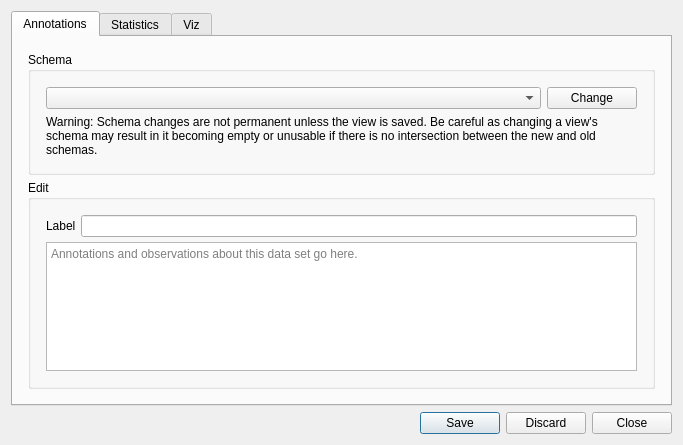
<?xml version="1.0" encoding="UTF-8"?>
<ui version="4.0">
 <class>dataviewer</class>
 <widget class="QDialog" name="dataviewer">
  <property name="geometry">
   <rect>
    <x>0</x>
    <y>0</y>
    <width>683</width>
    <height>445</height>
   </rect>
  </property>
  <property name="windowTitle">
   <string>Dialog</string>
  </property>
  <layout class="QGridLayout" name="gridLayout">
   <item row="1" column="0">
    <widget class="QDialogButtonBox" name="bbox">
     <property name="orientation">
      <enum>Qt::Horizontal</enum>
     </property>
     <property name="standardButtons">
      <set>QDialogButtonBox::Close|QDialogButtonBox::Discard|QDialogButtonBox::Save</set>
     </property>
    </widget>
   </item>
   <item row="0" column="0">
    <widget class="QTabWidget" name="tabs">
     <property name="tabShape">
      <enum>QTabWidget::Rounded</enum>
     </property>
     <property name="currentIndex">
      <number>0</number>
     </property>
     <property name="elideMode">
      <enum>Qt::ElideNone</enum>
     </property>
     <property name="documentMode">
      <bool>false</bool>
     </property>
     <widget class="QWidget" name="tab_info">
      <attribute name="title">
       <string>Annotations</string>
      </attribute>
      <layout class="QGridLayout" name="gridLayout_2">
       <property name="leftMargin">
        <number>15</number>
       </property>
       <property name="topMargin">
        <number>15</number>
       </property>
       <property name="rightMargin">
        <number>15</number>
       </property>
       <property name="bottomMargin">
        <number>15</number>
       </property>
       <property name="spacing">
        <number>5</number>
       </property>
       <item row="2" column="0" colspan="3">
        <widget class="QGroupBox" name="groupBox">
         <property name="title">
          <string>Edit</string>
         </property>
         <layout class="QGridLayout" name="gridLayout_4">
          <property name="leftMargin">
           <number>15</number>
          </property>
          <property name="topMargin">
           <number>15</number>
          </property>
          <property name="rightMargin">
           <number>15</number>
          </property>
          <property name="bottomMargin">
           <number>15</number>
          </property>
          <property name="spacing">
           <number>5</number>
          </property>
          <item row="0" column="1">
           <widget class="QLineEdit" name="edit_label"/>
          </item>
          <item row="0" column="0">
           <widget class="QLabel" name="label">
            <property name="text">
             <string>Label</string>
            </property>
           </widget>
          </item>
          <item row="2" column="0" colspan="2">
           <widget class="QTextEdit" name="edit_comments">
            <property name="documentTitle">
             <string/>
            </property>
            <property name="placeholderText">
             <string>Annotations and observations about this data set go here.</string>
            </property>
           </widget>
          </item>
         </layout>
        </widget>
       </item>
       <item row="0" column="0" rowspan="2" colspan="3">
        <widget class="QGroupBox" name="groupBox_2">
         <property name="title">
          <string>Schema</string>
         </property>
         <layout class="QGridLayout" name="gridLayout_3">
          <property name="leftMargin">
           <number>15</number>
          </property>
          <property name="topMargin">
           <number>15</number>
          </property>
          <property name="rightMargin">
           <number>15</number>
          </property>
          <property name="bottomMargin">
           <number>15</number>
          </property>
          <item row="0" column="1">
           <widget class="QComboBox" name="combox_schema"/>
          </item>
          <item row="0" column="2">
           <widget class="QPushButton" name="btn_change">
            <property name="maximumSize">
             <size>
              <width>90</width>
              <height>16777215</height>
             </size>
            </property>
            <property name="text">
             <string>Change</string>
            </property>
           </widget>
          </item>
          <item row="1" column="1" colspan="2">
           <widget class="QLabel" name="label_2">
            <property name="text">
             <string>Warning: Schema changes are not permanent unless the view is saved. Be careful as changing a view's schema may result in it becoming empty or unusable if there is no intersection between the new and old schemas.</string>
            </property>
            <property name="wordWrap">
             <bool>true</bool>
            </property>
           </widget>
          </item>
         </layout>
        </widget>
       </item>
      </layout>
     </widget>
     <widget class="QWidget" name="tab_stats">
      <attribute name="title">
       <string>Statistics</string>
      </attribute>
      <layout class="QVBoxLayout" name="verticalLayout">
       <property name="spacing">
        <number>5</number>
       </property>
       <property name="leftMargin">
        <number>15</number>
       </property>
       <property name="topMargin">
        <number>15</number>
       </property>
       <property name="rightMargin">
        <number>15</number>
       </property>
       <property name="bottomMargin">
        <number>15</number>
       </property>
       <item>
        <widget class="QGroupBox" name="groupBox_3">
         <property name="title">
          <string>Properties - Continuous</string>
         </property>
         <layout class="QHBoxLayout" name="horizontalLayout_2">
          <item>
           <widget class="QTableView" name="display_continuous">
            <property name="editTriggers">
             <set>QAbstractItemView::NoEditTriggers</set>
            </property>
            <property name="alternatingRowColors">
             <bool>true</bool>
            </property>
            <property name="wordWrap">
             <bool>true</bool>
            </property>
            <attribute name="horizontalHeaderStretchLastSection">
             <bool>true</bool>
            </attribute>
            <attribute name="verticalHeaderDefaultSectionSize">
             <number>20</number>
            </attribute>
            <attribute name="verticalHeaderMinimumSectionSize">
             <number>20</number>
            </attribute>
           </widget>
          </item>
         </layout>
        </widget>
       </item>
       <item>
        <widget class="QGroupBox" name="groupBox_4">
         <property name="title">
          <string>Properties - Categorical</string>
         </property>
         <layout class="QHBoxLayout" name="horizontalLayout_3">
          <item>
           <widget class="QTableView" name="display_nominal">
            <property name="editTriggers">
             <set>QAbstractItemView::NoEditTriggers</set>
            </property>
            <property name="alternatingRowColors">
             <bool>true</bool>
            </property>
            <attribute name="horizontalHeaderStretchLastSection">
             <bool>true</bool>
            </attribute>
            <attribute name="verticalHeaderDefaultSectionSize">
             <number>20</number>
            </attribute>
            <attribute name="verticalHeaderMinimumSectionSize">
             <number>20</number>
            </attribute>
           </widget>
          </item>
         </layout>
        </widget>
       </item>
      </layout>
     </widget>
     <widget class="QWidget" name="tab_viz">
      <attribute name="title">
       <string>Viz</string>
      </attribute>
      <layout class="QVBoxLayout" name="verticalLayout_2">
       <property name="spacing">
        <number>5</number>
       </property>
       <property name="leftMargin">
        <number>15</number>
       </property>
       <property name="topMargin">
        <number>15</number>
       </property>
       <property name="rightMargin">
        <number>15</number>
       </property>
       <property name="bottomMargin">
        <number>15</number>
       </property>
       <item>
        <widget class="QGroupBox" name="viz_container">
         <property name="title">
          <string>BCS Class Distribution</string>
         </property>
         <layout class="QHBoxLayout" name="horizontalLayout_4">
          <property name="spacing">
           <number>5</number>
          </property>
          <property name="leftMargin">
           <number>20</number>
          </property>
          <property name="topMargin">
           <number>20</number>
          </property>
          <property name="rightMargin">
           <number>20</number>
          </property>
          <property name="bottomMargin">
           <number>20</number>
          </property>
         </layout>
        </widget>
       </item>
       <item>
        <widget class="QComboBox" name="combox_bcs"/>
       </item>
      </layout>
     </widget>
    </widget>
   </item>
  </layout>
 </widget>
 <resources/>
 <connections>
  <connection>
   <sender>bbox</sender>
   <signal>accepted()</signal>
   <receiver>dataviewer</receiver>
   <slot>accept()</slot>
   <hints>
    <hint type="sourcelabel">
     <x>248</x>
     <y>254</y>
    </hint>
    <hint type="destinationlabel">
     <x>157</x>
     <y>274</y>
    </hint>
   </hints>
  </connection>
  <connection>
   <sender>bbox</sender>
   <signal>rejected()</signal>
   <receiver>dataviewer</receiver>
   <slot>reject()</slot>
   <hints>
    <hint type="sourcelabel">
     <x>316</x>
     <y>260</y>
    </hint>
    <hint type="destinationlabel">
     <x>286</x>
     <y>274</y>
    </hint>
   </hints>
  </connection>
 </connections>
</ui>
